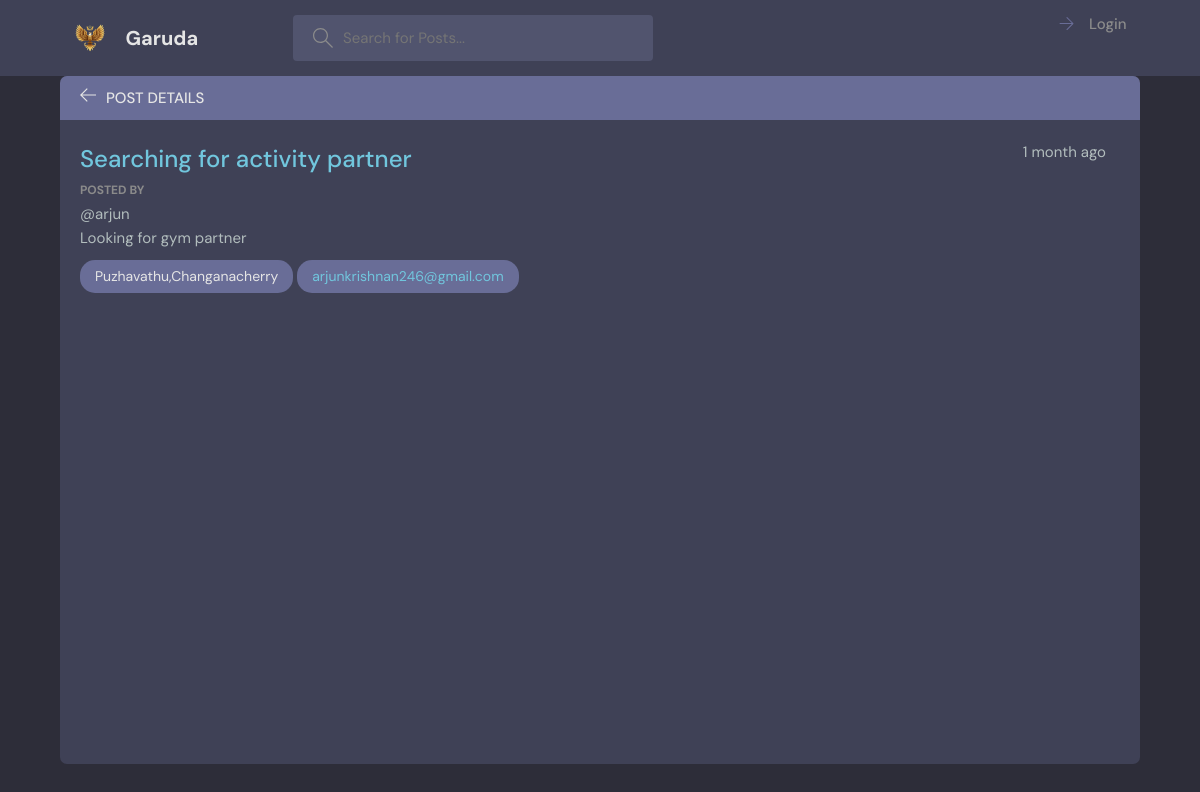
/room/9/, run on the app's committed database.
### base/models.py (models this page shows, shortened)
class Room(models.Model):
    category = models.CharField(null=True,max_length=50,default='')
    host = models.ForeignKey(User, on_delete=models.SET_NULL,null=True)
    title = models.CharField(max_length=100)
    description = models.TextField(null=True, blank=True)
    location = models.CharField(null=True, max_length=200,default='')
    city = models.CharField(null=True, max_length=200)
    state = models.CharField(null=True, max_length=200)
    contact = models.TextField(null=False)
    updated = models.DateTimeField(auto_now=True)   #saves time when model is updated
    created = models.DateTimeField(auto_now_add=True) #saves time when model is created (only one time)
    class Meta:
        ordering = [Random()]

### base/views.py (the view)
# urls.py: path('room/<str:pk>/',views.room,name="room"),
def room(request,pk):
    room = Room.objects.get(id=pk)
    context = {'room':room}
    return render(request,'base/room.html',context)

### base/templates/base/room.html (shortened to what this page needs)
{% extends 'main.html' %}
{% block content %}
    <main class="profile-page layout--2">
      <div class="container">
        <div class="room">
          <div class="room__top">
            <div class="room__topLeft">
              <a href="{% url 'home' %}">
                <svg version="1.1" xmlns="http://www.w3.org/2000/svg" width="32" height="32" viewBox="0 0 32 32">
                  <title>arrow-left</title>
                  <path
                    d="M13.723 2.286l-13.723 13.714 13.719 13.714 1.616-1.611-10.96-10.96h27.625v-2.286h-27.625l10.965-10.965-1.616-1.607z"
                  ></path>
                </svg>
              </a>
              <h3>Post Details</h3>
            </div>
          </div>
          <div class="room__box scroll">
            <div class="room__header scroll">
              <div class="room__info">
                <h3>{{room.title}}</h3>
                <span>{{room.created|timesince}} ago</span>
              </div>
              <div class="room__hosted">
                <p>Posted By</p>
                  <span>@{{room.host}}</span>
              </div>
              <div class="room__details">
                {{room.description}}
              </div>
              {% if room.location %}
              <span class="room__topics">{{room.location}},{{room.city}}</span>
              {% else %}
              <span class="room__topics">{{room.city}}</span>
              {%endif%}
              {% if room.contact|slice:"-10:" == '@gmail.com' %}
              <span class="room__topics">
                <a href="https://mail.google.com/mail/?view=cm&fs=1&to={{room.contact}}" target="_blank">{{room.contact}}</a>
              </span>
            {%else%}
            <span class="room__topics">
              <a>{{room.contact}}</a>
          </span>
          {%endif%}
            </div>
          </div>
        </div>
      </div>
    </main>
  </body>
{%endblock%}

### static/styles/style.css (style rules this page uses)
:root { --color-main: #71c6dd; --color-main-light: #e1f6fb; --color-dark: #3f4156; --color-dark-medium: #51546e; --color-dark-light: #696d97; --color-light: #e5e5e5; --color-gray: #8b8b8b; --color-light-gray: #b2bdbd; --color-bg: #2d2d39; --color-success: #5dd693; --color-error: #fc4b0b; }
* { font-family: "DM Sans", -apple-system, BlinkMacSystemFont, "Segoe UI", Roboto, Oxygen, Ubuntu, Cantarell, "Open Sans", "Helvetica Neue", sans-serif; margin: 0; padding: 0; box-sizing: border-box; text-rendering: optimizeLegibility; font-size: inherit; }
html { font-size: 56.25%; }
@media only screen and (min-width: 1200px) { html { font-size: 62.5%; } }
body { line-height: 1.6; font-weight: 400; font-size: 1.5rem; color: var(--color-light-gray); background-color: var(--color-bg); min-height: 100vh; }
a { display: inline-block; color: var(--color-main); text-decoration: none; }
.container { max-width: 120rem; width: 90%; margin: auto; }
.layout--2 > .container > div:first-child { flex-basis: 72%; }
.layout--2 > .container > div:last-child { flex-basis: 25%; }
.room, .participants { background: var(--color-dark); max-height: 87.5vh; border-radius: 0.7rem; overflow: hidden; position: relative; }
.room__top, .participants__top { background: var(--color-dark-light); display: flex; justify-content: space-between; align-items: center; padding: 1rem 2rem; position: relative; }
.room__top svg, .thread__top svg { width: 1.6rem; height: 1.6rem; fill: var(--color-light); cursor: pointer; }
.room__topLeft { display: flex; align-items: flex-end; gap: 1rem; }
.room__topLeft h3, .participants__top { text-transform: uppercase; font-weight: 500; color: var(--color-light); }
.room__topLeft svg { width: 1.6rem; height: 1.6rem; fill: var(--color-light); }
.room__header { max-height: 30vh; overflow-y: auto; position: absolute; width: 95%; background: var(--color-dark); z-index: 999; top: 4.4rem; padding-top: 2rem; padding-bottom: 1rem; }
.room__box { padding-left: 2rem; padding-right: 2rem; height: 80.5vh; padding-bottom: 0; }
.room__info { display: flex; justify-content: space-between; }
.room__info h3 { font-size: 2.4rem; font-weight: 500; color: var(--color-main); }
.room__hosted p { text-transform: uppercase; color: var(--color-gray); font-size: 1.2rem; font-weight: 700; line-height: 2; }
.room__topics { padding: 0.5rem 1.5rem; background: var(--color-dark-light); color: var(--color-light); display: inline-block; font-size: 1.4rem; border-radius: 1.5rem; margin: 1rem 0; }

### data on the page
Room: title "Searching for activity partner", created "1 month", host "arjun", description "Looking for gym partner", location "Puzhavathu", city "Changanacherry", contact "arjunkrishnan246@gmail.com"
